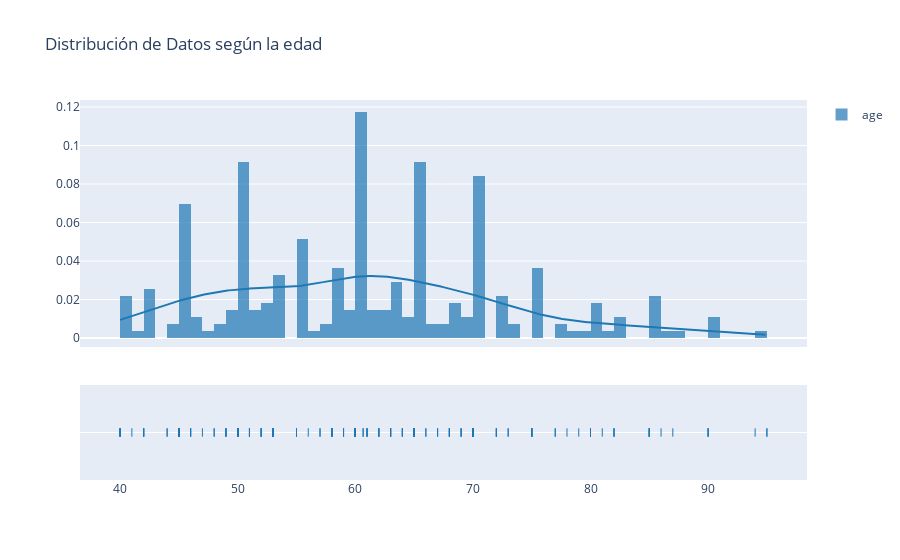

Source (notebook cell):
### Markdown cell above
<h2 style="color: #e4e978">¿Son la edad y el genéro un factor importante para predecir la muerte ante IC?</h2>

### Code cell
edad_datos =[train["age"].values]
edad_grupo = ['age']                                                                 #Nombre del Conjunto de Datos
figura = ff.create_distplot(edad_datos, edad_grupo)                                  #Distplot que muestra una combinación de                                                                                       de datos numéricos, como histograma,                                                                                          estimación de densidad de kernel o                                                                                            curva normal y gráfico de alfombra. 
figura.update_layout(title_text='Distribución de Datos según la edad')

figura.show()                                                                        #Visualización de datos

### Figure 1 — Plotly figure (JSON) as saved in the notebook; plotly's stock layout.template omitted (floating-point values rounded to 4 significant figures; data arrays with more than 128 entries replaced by an {"elided": "..."} marker saying what was removed)
{"data": [{"autobinx": false, "histnorm": "probability density", "legendgroup": "age", "marker": {"color": "rgb(31, 119, 180)"}, "name": "age", "opacity": 0.7, "type": "histogram", "x": {"elided": "275 float values"}, "xaxis": "x", "xbins": {"end": 95, "size": 1, "start": 40}, "yaxis": "y"}, {"legendgroup": "age", "marker": {"color": "rgb(31, 119, 180)"}, "mode": "lines", "name": "age", "showlegend": false, "type": "scatter", "x": {"elided": "500 float values"}, "xaxis": "x", "y": {"elided": "500 float values"}, "yaxis": "y"}, {"legendgroup": "age", "marker": {"color": "rgb(31, 119, 180)", "symbol": "line-ns-open"}, "mode": "markers", "name": "age", "showlegend": false, "type": "scatter", "x": {"elided": "275 float values"}, "xaxis": "x", "y": {"elided": "275 str values"}, "yaxis": "y2"}], "layout": {"barmode": "overlay", "hovermode": "closest", "legend": {"traceorder": "reversed"}, "title": {"text": "Distribución de Datos según la edad"}, "xaxis": {"anchor": "y2", "domain": [0, 1], "zeroline": false}, "yaxis": {"anchor": "free", "domain": [0.35, 1], "position": 0}, "yaxis2": {"anchor": "x", "domain": [0, 0.25], "dtick": 1, "showticklabels": false}}}
